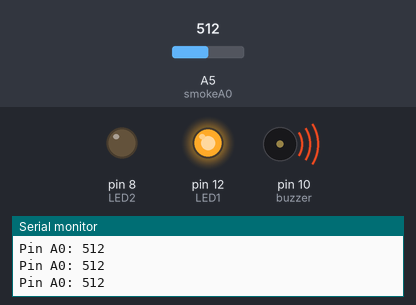
This sketch was run on a simulated Arduino Uno, built with avr-gcc and run on an emulated ATmega328P. On the bench: output pins drawn as LEDs (lit = HIGH), buzzer (waves = sounding), the last lines printed to the serial monitor. The test bench sets the inputs (shaded band); at power-on: A5 (smokeA0) = 512.

Above: at 1.2 s.
1.3 s: A5 (smokeA0) set to 165
2.8 s: A5 (smokeA0) set to 135
At 3.9 s:
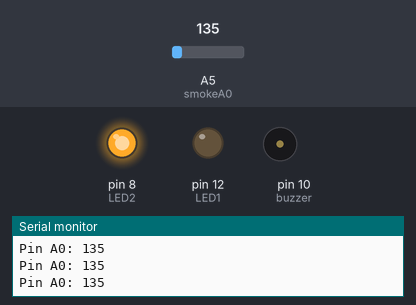
4.3 s: A5 (smokeA0) set to 160
At 5.2 s:
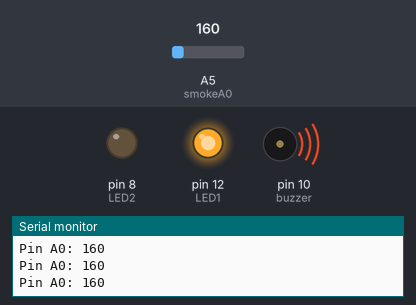
5.8 s: A5 (smokeA0) set to 140
At 6.6 s:
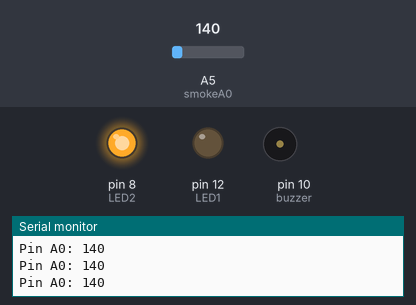
Timing chart, 0 to 8.3 s (numbered marks = the images above; inputs shaded):
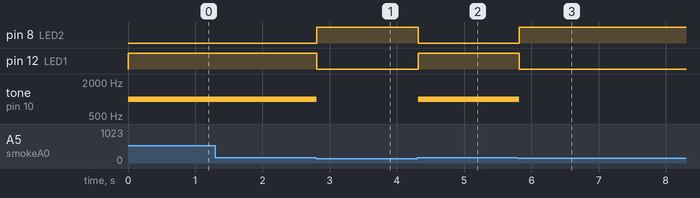

Measured:
- the behaviour switches between 151 and 150 on A5 (smokeA0) (found by bisection; images 0 and 1)
- after the input at 2.8 s, pin 8 (LED2): LOW → HIGH at once; pin 12 (LED1): HIGH → LOW at once; tone on pin 10 (buzzer): 1000 Hz → silent at once
- after the input at 4.3 s, pin 8 (LED2): HIGH → LOW at once; pin 12 (LED1): LOW → HIGH at once; tone on pin 10 (buzzer): silent → 1000 Hz at once
- after the input at 5.8 s, pin 8 (LED2): LOW → HIGH at once; pin 12 (LED1): HIGH → LOW at once; tone on pin 10 (buzzer): 1000 Hz → silent at once

The sketch:

gas.ino
```cpp
int LED1 = 12;
int LED2 = 8;
int buzzer = 10;
int smokeA0 = A5;
int sensorThreshold = 150;

void setup() {
  pinMode(LED1, OUTPUT);
  pinMode(LED2, OUTPUT);
  pinMode(buzzer, OUTPUT);
  pinMode(smokeA0, INPUT);
  Serial.begin(9600);
}

void loop() {
  int analogSensor = analogRead(smokeA0);

  Serial.print("Pin A0: ");
  Serial.println(analogSensor);
  // Checks if it has reached the threshold value
  if (analogSensor > sensorThreshold)
  {
    digitalWrite(LED1, HIGH);
    digitalWrite(LED2, LOW);
    tone(buzzer, 1000, 200);
  }
  else
  {
    digitalWrite(LED1, LOW);
    digitalWrite(LED2, HIGH);
    noTone(buzzer);
  }
  delay(100);
}
```
